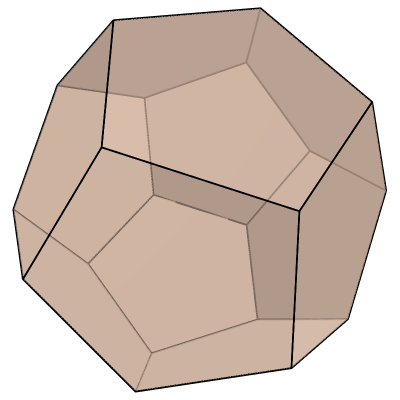

Write notebook code for a chart like this one.
### Code cell
# 20 Vertices
v = np.array([
    [1, 1, 1], [1, 1, -1], [1, -1, 1], [1, -1, -1],          # 0-3
    [-1, 1, 1], [-1, 1, -1], [-1, -1, 1], [-1, -1, -1],      # 4-7
    [0, 1/phi, phi], [0, 1/phi, -phi], [0, -1/phi, phi], [0, -1/phi, -phi], # 8-11
    [1/phi, phi, 0], [1/phi, -phi, 0], [-1/phi, phi, 0], [-1/phi, -phi, 0], # 12-15
    [phi, 0, 1/phi], [phi, 0, -1/phi], [-phi, 0, 1/phi], [-phi, 0, -1/phi]  # 16-19
])

# 12 Pentagonal Faces (Explicitly ordered to avoid twisting)
faces_pent = [
    [0, 16, 2, 10, 8],   # Front-right
    [0, 8, 4, 14, 12],   # Front-top
    [16, 17, 1, 12, 0],  # Right-top
    [1, 9, 11, 3, 17],   # Back-right
    [1, 12, 14, 5, 9],   # Top-back
    [2, 13, 15, 6, 10],  # Front-bottom
    [16, 2, 13, 3, 17],  # Right-bottom
    [3, 11, 7, 15, 13],  # Back-bottom
    [9, 5, 19, 7, 11],   # Back-left
    [8, 10, 6, 18, 4],   # Front-left
    [14, 4, 18, 19, 5],  # Top-left
    [18, 6, 15, 7, 19]   # Bottom-left
]

# Triangulation for Plotly Mesh3d
i, j, k = [], [], []
for face in faces_pent:
    # Triangle 1: (A, B, C)
    i.append(face[0]); j.append(face[1]); k.append(face[2])
    # Triangle 2: (A, C, D)
    i.append(face[0]); j.append(face[2]); k.append(face[3])
    # Triangle 3: (A, D, E)
    i.append(face[0]); j.append(face[3]); k.append(face[4])

fig = go.Figure()

# Add the solid Mesh
fig.add_trace(go.Mesh3d(
    x=v[:, 0], y=v[:, 1], z=v[:, 2],
    i=i, j=j, k=k,
    opacity=0.7,
    color='rgb(210, 180, 160)', # Soft tan/nude
    flatshading=True
))

# Add the Wireframe (This prevents the "jagged" look)
for face in faces_pent:
    indices = face + [face[0]] # Close the pentagon
    fig.add_trace(go.Scatter3d(
        x=v[indices, 0], y=v[indices, 1], z=v[indices, 2],
        mode='lines',
        line=dict(color='black', width=4),
        hoverinfo='none'
    ))

angle_deg = 18
angle_rad = np.deg2rad(angle_deg)
distance = 0.1

camera = dict(
  projection=dict(type="perspective"),
  eye=dict(x=distance * np.cos(angle_rad), 
           y=distance * np.sin(angle_rad), 
           z=1.3))

fig.update_layout(
  scene_camera=camera,
  width=400,
  height=400,
  showlegend=False, 
  scene=dict(
    xaxis_visible=False, 
    yaxis_visible=False, 
    zaxis_visible=False
  ),
  margin=dict(l=0, r=0, b=0, t=0)
)

fig.write_json("dodecahedron.json")
fig.show()

### Figure 1 — Plotly figure (JSON) as saved in the notebook; plotly's stock layout.template omitted (floating-point values rounded to 4 significant figures)
{"data": [{"color": "rgb(210, 180, 160)", "flatshading": true, "i": [0, 0, 0, 0, 0, 0, 16, 16, 16, 1, 1, 1, 1, 1, 1, 2, 2, 2, 16, 16, 16, 3, 3, 3, 9, 9, 9, 8, 8, 8, 14, 14, 14, 18, 18, 18], "j": [16, 2, 10, 8, 4, 14, 17, 1, 12, 9, 11, 3, 12, 14, 5, 13, 15, 6, 2, 13, 3, 11, 7, 15, 5, 19, 7, 10, 6, 18, 4, 18, 19, 6, 15, 7], "k": [2, 10, 8, 4, 14, 12, 1, 12, 0, 11, 3, 17, 14, 5, 9, 15, 6, 10, 13, 3, 17, 7, 15, 13, 19, 7, 11, 6, 18, 4, 18, 19, 5, 15, 7, 19], "opacity": 0.7, "type": "mesh3d", "x": [1.0, 1.0, 1.0, 1.0, -1.0, -1.0, -1.0, -1.0, 0.0, 0.0, 0.0, 0.0, 0.618, 0.618, -0.618, -0.618, 1.618, 1.618, -1.618, -1.618], "y": [1.0, 1.0, -1.0, -1.0, 1.0, 1.0, -1.0, -1.0, 0.618, 0.618, -0.618, -0.618, 1.618, -1.618, 1.618, -1.618, 0.0, 0.0, 0.0, 0.0], "z": [1.0, -1.0, 1.0, -1.0, 1.0, -1.0, 1.0, -1.0, 1.618, -1.618, 1.618, -1.618, 0.0, 0.0, 0.0, 0.0, 0.618, -0.618, 0.618, -0.618]}, {"hoverinfo": "none", "line": {"color": "black", "width": 4}, "mode": "lines", "type": "scatter3d", "x": [1.0, 1.618, 1.0, 0.0, 0.0, 1.0], "y": [1.0, 0.0, -1.0, -0.618, 0.618, 1.0], "z": [1.0, 0.618, 1.0, 1.618, 1.618, 1.0]}, {"hoverinfo": "none", "line": {"color": "black", "width": 4}, "mode": "lines", "type": "scatter3d", "x": [1.0, 0.0, -1.0, -0.618, 0.618, 1.0], "y": [1.0, 0.618, 1.0, 1.618, 1.618, 1.0], "z": [1.0, 1.618, 1.0, 0.0, 0.0, 1.0]}, {"hoverinfo": "none", "line": {"color": "black", "width": 4}, "mode": "lines", "type": "scatter3d", "x": [1.618, 1.618, 1.0, 0.618, 1.0, 1.618], "y": [0.0, 0.0, 1.0, 1.618, 1.0, 0.0], "z": [0.618, -0.618, -1.0, 0.0, 1.0, 0.618]}, {"hoverinfo": "none", "line": {"color": "black", "width": 4}, "mode": "lines", "type": "scatter3d", "x": [1.0, 0.0, 0.0, 1.0, 1.618, 1.0], "y": [1.0, 0.618, -0.618, -1.0, 0.0, 1.0], "z": [-1.0, -1.618, -1.618, -1.0, -0.618, -1.0]}, {"hoverinfo": "none", "line": {"color": "black", "width": 4}, "mode": "lines", "type": "scatter3d", "x": [1.0, 0.618, -0.618, -1.0, 0.0, 1.0], "y": [1.0, 1.618, 1.618, 1.0, 0.618, 1.0], "z": [-1.0, 0.0, 0.0, -1.0, -1.618, -1.0]}, {"hoverinfo": "none", "line": {"color": "black", "width": 4}, "mode": "lines", "type": "scatter3d", "x": [1.0, 0.618, -0.618, -1.0, 0.0, 1.0], "y": [-1.0, -1.618, -1.618, -1.0, -0.618, -1.0], "z": [1.0, 0.0, 0.0, 1.0, 1.618, 1.0]}, {"hoverinfo": "none", "line": {"color": "black", "width": 4}, "mode": "lines", "type": "scatter3d", "x": [1.618, 1.0, 0.618, 1.0, 1.618, 1.618], "y": [0.0, -1.0, -1.618, -1.0, 0.0, 0.0], "z": [0.618, 1.0, 0.0, -1.0, -0.618, 0.618]}, {"hoverinfo": "none", "line": {"color": "black", "width": 4}, "mode": "lines", "type": "scatter3d", "x": [1.0, 0.0, -1.0, -0.618, 0.618, 1.0], "y": [-1.0, -0.618, -1.0, -1.618, -1.618, -1.0], "z": [-1.0, -1.618, -1.0, 0.0, 0.0, -1.0]}, {"hoverinfo": "none", "line": {"color": "black", "width": 4}, "mode": "lines", "type": "scatter3d", "x": [0.0, -1.0, -1.618, -1.0, 0.0, 0.0], "y": [0.618, 1.0, 0.0, -1.0, -0.618, 0.618], "z": [-1.618, -1.0, -0.618, -1.0, -1.618, -1.618]}, {"hoverinfo": "none", "line": {"color": "black", "width": 4}, "mode": "lines", "type": "scatter3d", "x": [0.0, 0.0, -1.0, -1.618, -1.0, 0.0], "y": [0.618, -0.618, -1.0, 0.0, 1.0, 0.618], "z": [1.618, 1.618, 1.0, 0.618, 1.0, 1.618]}, {"hoverinfo": "none", "line": {"color": "black", "width": 4}, "mode": "lines", "type": "scatter3d", "x": [-0.618, -1.0, -1.618, -1.618, -1.0, -0.618], "y": [1.618, 1.0, 0.0, 0.0, 1.0, 1.618], "z": [0.0, 1.0, 0.618, -0.618, -1.0, 0.0]}, {"hoverinfo": "none", "line": {"color": "black", "width": 4}, "mode": "lines", "type": "scatter3d", "x": [-1.618, -1.0, -0.618, -1.0, -1.618, -1.618], "y": [0.0, -1.0, -1.618, -1.0, 0.0, 0.0], "z": [0.618, 1.0, 0.0, -1.0, -0.618, 0.618]}], "layout": {"height": 400, "margin": {"b": 0, "l": 0, "r": 0, "t": 0}, "scene": {"camera": {"eye": {"x": 0.09511, "y": 0.0309, "z": 1.3}, "projection": {"type": "perspective"}}, "xaxis": {"visible": false}, "yaxis": {"visible": false}, "zaxis": {"visible": false}}, "showlegend": false, "width": 400}}
